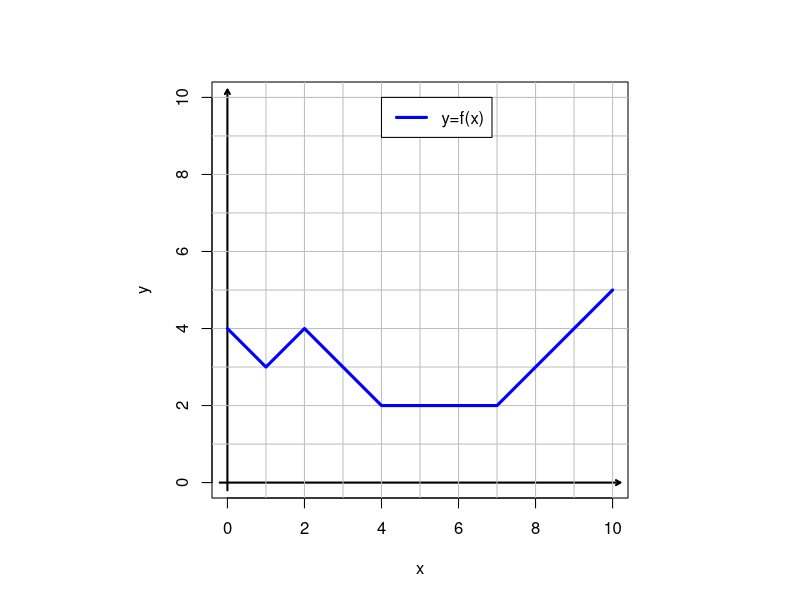
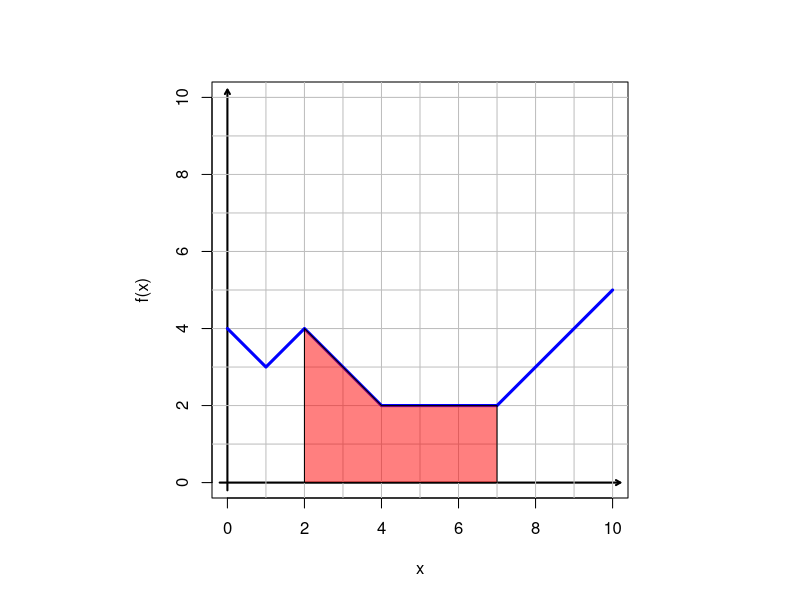

Reproduce these figures in R, in order.
## ---- chunk 1
options(scipen=999)
fixer = function(exp){
  exp = gsub("+{-","-{",exp,fixed=T)
  exp = gsub("{1}x^{0}","1",exp,fixed=T)
  exp = gsub("{1}","{}",exp,fixed=T)
  exp = gsub("x^{0}","{}",exp,fixed=T)
  return(exp)
}

while(T){
  dy = sample(c(-1,0,1),10,T)
  y0 = sample(1:7,1)
  y = c(y0,y0+cumsum(dy))
  ab = sort(sample(0:10,2))
  a = ab[1]
  b = ab[2]
  S = sum(c(y[(a+1):(b)],y[(a+2):(b+1)]))/2
  if(sum(sign(abs(diff(dy))))<6 && sum(sign(abs(diff(dy))))>3 &&
     S != a && S!=b && S!=(b-a) && S!=(a+b) &&
     min(y)>0 && max(y)<10 && length(unique(dy[a:b]))==3 ){break}
}


## ---- chunk 2
par(pty="s")
plot(0:10,y,"l",xlim=c(0,10),ylim=c(0,10),xlab="x",ylab="y")


arrows(-0.2,0,10.2,0,length=0.05,lwd=2)
arrows(0,-0.2,0,10.2,length=0.05,lwd=2)

for(i in 1:10){
  abline(h=i,col="grey")
  abline(v=i,col="grey")
}

lines(0:10,y,lwd=3,col="blue")
legend(4,10,"y=f(x)",col="blue",lwd=3)

## ---- chunk 3
par(pty="s")
plot(0:10,y,"l",xlim=c(0,10),ylim=c(0,10),xlab="x",ylab="f(x)")


arrows(-0.2,0,10.2,0,length=0.05,lwd=2)
arrows(0,-0.2,0,10.2,length=0.05,lwd=2)

for(i in 1:10){
  abline(h=i,col="grey")
  abline(v=i,col="grey")
}

lines(0:10,y,lwd=3,col="blue")

polygon(c(a,a:b,b),c(0,y[(a+1):(b+1)],0),col=rgb(1,0,0,0.5))
